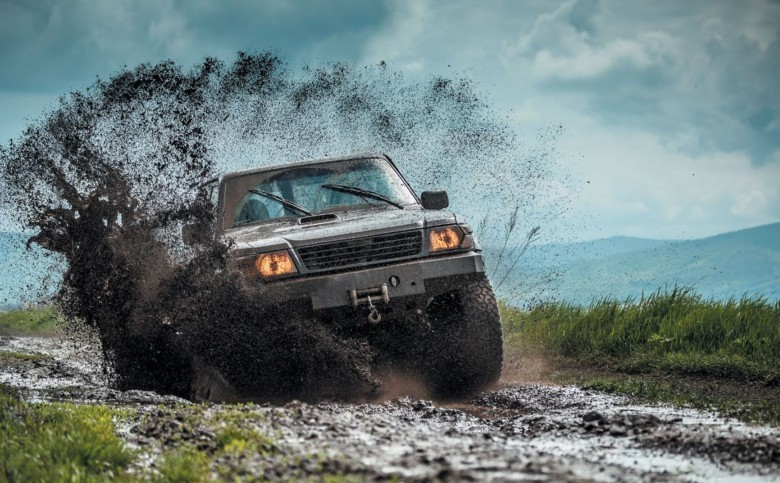
#> input picture opencv/images/chp1/road.jpg, 780 x 483 px, found by its file name
$ python resim_okuma.py
#> lines starting #> are read from the running program, lines starting #| are printed output that depends on the picture
import cv2
import os

cd = os.getcwd()
image_path = os.path.join(cd,"opencv","images","chp1","road.jpg")
# print("bulunulan dizin:",cd)
image = cv2.imread(image_path)
#> image is the input picture: shape (483, 780, 3); mean B, G, R 121.2, 121.7, 106.2
#resim boyut bilgileri
shape = image.shape
#> shape = (483, 780, 3)
print(type(image))
#| <class 'numpy.ndarray'>
print(shape)
#| (483, 780, 3)
w=shape[1]
#> w = 780
h=shape[0]
#> h = 483
print(f"resim boyutu {w}x{h}")
#| resim boyutu 780x483
#ilk piksel rengi

ilk_renk = image[0,0]
#> ilk_renk = [118, 107, 75]
print(ilk_renk)
#| [118 107  75]

# ilk 100x100 piksel ilk piksel rengine dönüşsün
image[0:200,0:100]=ilk_renk

#çizgi çizme
start = (w//2,h//2)
#> start = (390, 241)
end = (w,h)
#> end = (780, 483)
renk = (0,0,255)
renk2=(255,0,0)
thickness=5
cv2.line(image,start,end,renk,thickness)
cv2.rectangle(image,start,end,renk2,thickness)
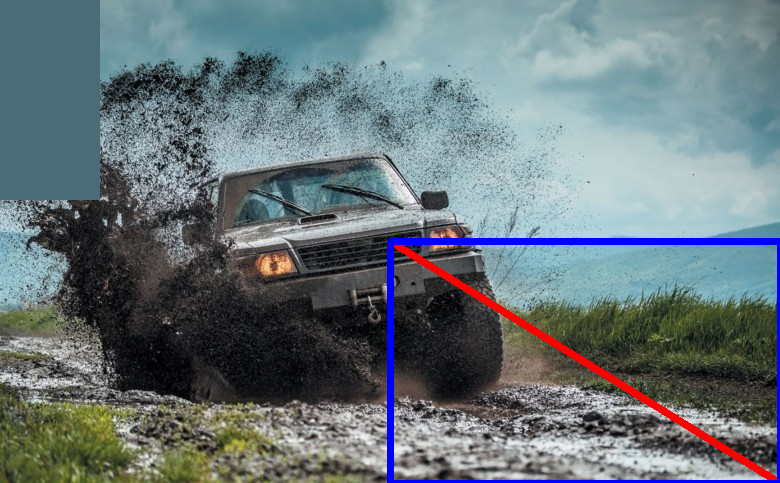
#> image: shape (483, 780, 3); mean B, G, R 121.9, 118, 104.8
#test

cv2.imshow("resim",image)#image[::2,::2]

cv2.waitKey(0)
